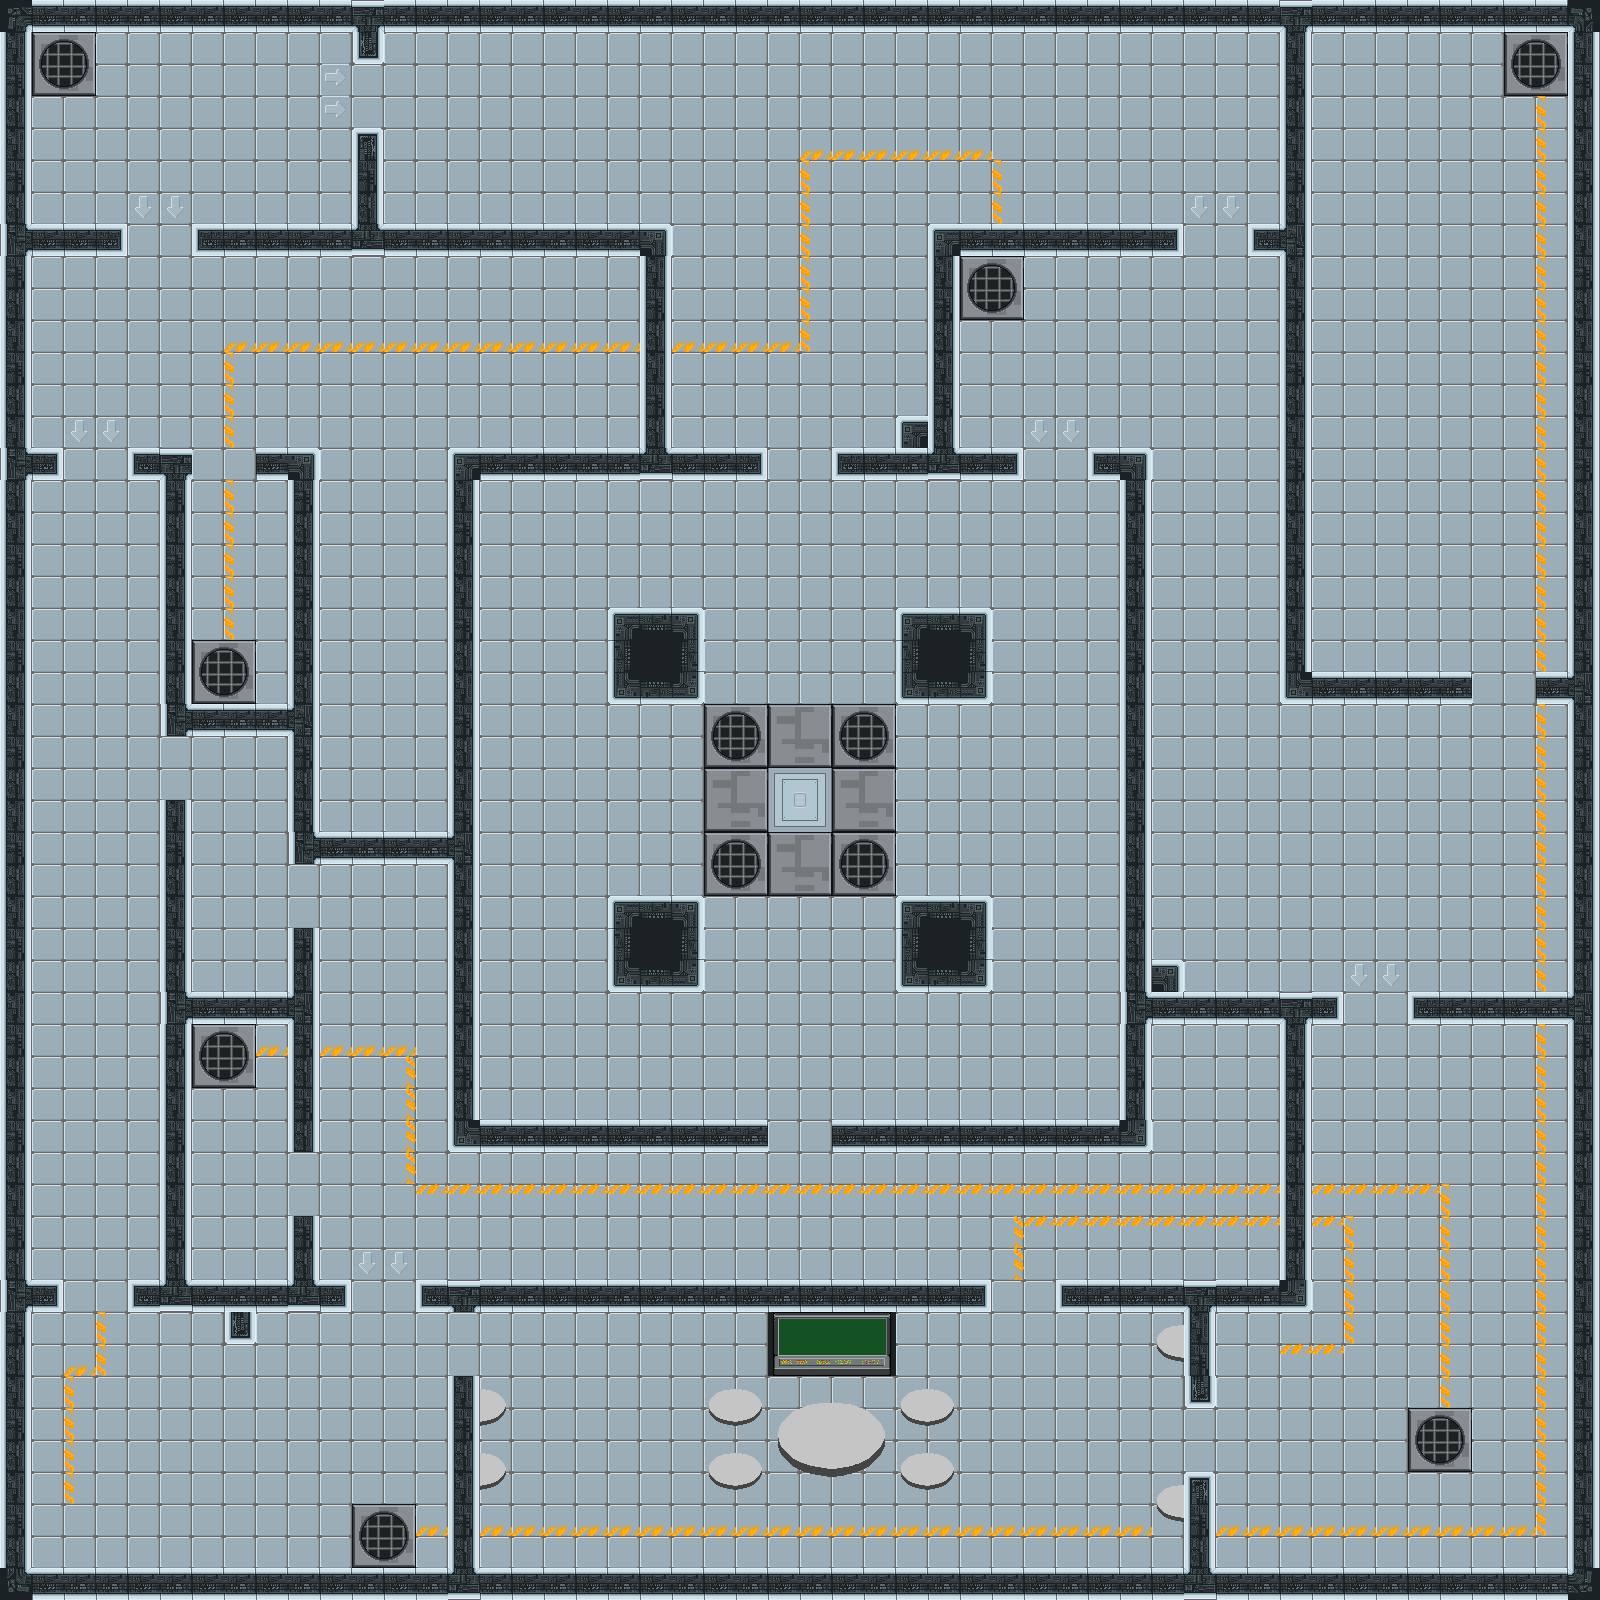

Rendered tile map (Tiled .tmx) drawn with the repository's tilesets; below, a short description and the map source with its tile grids summarised:
An orthogonal 50x50 tile map with 32x32 px tiles, 6 tile layers (Baackground, Floor, MapBorder, Walls, ...), 1 hidden layer not drawn and 65 objects.

<map version="1.5" tiledversion="1.7.2" orientation="orthogonal" renderorder="right-down" width="50" height="50" tilewidth="32" tileheight="32" infinite="0" nextlayerid="41" nextobjectid="97">
 <tileset firstgid="1" name="Tileset" tilewidth="32" tileheight="32" tilecount="900" columns="30">
  <image source="data/map/tileset.png" width="960" height="960" />
 </tileset>
 <layer id="1" name="Baackground" width="50" height="50">
  <data>[2500 cells, 2500 non-empty, 1 distinct tile ids]</data>
 </layer>
 <layer id="3" name="Floor" width="50" height="50">
  <data>[2500 cells, 2304 non-empty, 2 distinct tile ids]</data>
 </layer>
 <layer id="2" name="MapBorder" width="50" height="50">
  <data>[2500 cells, 196 non-empty, 13 distinct tile ids]</data>
 </layer>
 <layer id="4" name="Walls" width="50" height="50">
  <data>[2500 cells, 311 non-empty, 22 distinct tile ids]</data>
 </layer>
 <layer id="12" name="Decorations" width="50" height="50">
  <data>[2500 cells, 287 non-empty, 47 distinct tile ids]</data>
 </layer>
 <layer id="11" name="Vents" width="50" height="50">
  <data>[2500 cells, 24 non-empty, 4 distinct tile ids]</data>
 </layer>
 <layer id="13" name="Windows" width="50" height="50" visible="0">
  <data>[2500 cells, 6 non-empty, 2 distinct tile ids]</data>
 </layer>
 <objectgroup id="29" name="OpenDoorsH" visible="0">
  <object id="63" x="1184" y="224">
   <point />
  </object>
  <object id="64" x="128" y="224">
   <point />
  </object>
  <object id="65" x="64" y="448">
   <point />
  </object>
  <object id="66" x="1344" y="992">
   <point />
  </object>
  <object id="67" x="352" y="1280">
   <point />
  </object>
 </objectgroup>
 <objectgroup id="33" name="OpenDoorsV" visible="0">
  <object id="68" x="352" y="64">
   <point />
  </object>
 </objectgroup>
 <objectgroup id="30" name="HackDoorsH" visible="0">
  <object id="73" x="64" y="1280">
   <point />
  </object>
  <object id="91" x="992" y="1280">
   <point />
  </object>
 </objectgroup>
 <objectgroup id="31" name="LockedDoorsH" visible="0">
  <object id="70" x="1024" y="448">
   <point />
  </object>
 </objectgroup>
 <objectgroup id="37" name="Terminals" visible="0">
  <object id="84" x="32" y="1504">
   <point />
  </object>
  <object id="85" x="1216" y="1312">
   <point />
  </object>
 </objectgroup>
 <objectgroup id="35" name="BreakableWallsV" visible="0">
  <object id="76" x="160" y="736">
   <point />
  </object>
  <object id="77" x="288" y="864">
   <point />
  </object>
  <object id="78" x="288" y="1152">
   <point />
  </object>
  <object id="79" x="448" y="1312">
   <point />
  </object>
 </objectgroup>
 <objectgroup id="34" name="BreakableWallsH" visible="0">
  <object id="75" x="1472" y="672">
   <point />
  </object>
 </objectgroup>
 <objectgroup id="36" name="Tripwires" visible="0">
  <object id="80" x="32" y="992">
   <point />
  </object>
  <object id="81" x="32" y="704">
   <point />
  </object>
 </objectgroup>
 <objectgroup id="38" name="Alarms" visible="0">
  <object id="87" x="896" y="416">
   <point />
  </object>
  <object id="88" x="224" y="1312">
   <point />
  </object>
  <object id="89" x="1152" y="960">
   <point />
  </object>
 </objectgroup>
 <objectgroup id="40" name="EndLevelItem" visible="0">
  <object id="90" x="787.5" y="785">
   <point />
  </object>
 </objectgroup>
 <objectgroup id="20" name="EndPoint">
  <object id="37" x="32" y="32">
   <point />
  </object>
 </objectgroup>
 <objectgroup id="19" name="KeyPickups">
  <object id="1" x="815.333" y="1426.67">
   <point />
  </object>
 </objectgroup>
 <objectgroup id="18" name="WeaponPickups" visible="0">
  <object id="26" x="1408" y="320">
   <point />
  </object>
  <object id="27" x="1344" y="384">
   <point />
  </object>
  <object id="28" x="1408" y="384">
   <point />
  </object>
  <object id="29" x="1472" y="384">
   <point />
  </object>
 </objectgroup>
 <objectgroup id="17" name="HealthPickups" visible="0">
  <object id="22" x="1344" y="192">
   <point />
  </object>
  <object id="23" x="1408" y="192">
   <point />
  </object>
  <object id="24" x="1472" y="192">
   <point />
  </object>
  <object id="25" x="1408" y="256">
   <point />
  </object>
  <object id="30" x="224" y="1536">
   <point />
  </object>
  <object id="35" x="224" y="1184">
   <point />
  </object>
 </objectgroup>
 <objectgroup id="28" name="VentPair3" visible="0">
  <object id="61" x="384" y="1536">
   <point />
  </object>
  <object id="62" x="1536" y="64">
   <point />
  </object>
 </objectgroup>
 <objectgroup id="27" name="VentPair2" visible="0">
  <object id="59" x="224" y="1056">
   <point />
  </object>
  <object id="60" x="1440" y="1440">
   <point />
  </object>
 </objectgroup>
 <objectgroup id="26" name="VentPair1" visible="0">
  <object id="57" x="224" y="672">
   <point />
  </object>
  <object id="58" x="992" y="288">
   <point />
  </object>
 </objectgroup>
 <objectgroup id="24" name="GuardPath5" visible="0">
  <object id="52" x="1440" y="1376">
   <point />
  </object>
  <object id="53" x="1376" y="1088">
   <point />
  </object>
  <object id="54" x="1376" y="832">
   <point />
  </object>
  <object id="55" x="1216" y="832">
   <point />
  </object>
  <object id="56" x="1216" y="352">
   <point />
  </object>
 </objectgroup>
 <objectgroup id="23" name="GuardPath4" visible="0">
  <object id="93" x="1216" y="1088">
   <point />
  </object>
  <object id="94" x="1216" y="1216">
   <point />
  </object>
  <object id="95" x="384" y="1216">
   <point />
  </object>
  <object id="96" x="384" y="928">
   <point />
  </object>
 </objectgroup>
 <objectgroup id="22" name="GuardPath3" visible="0">
  <object id="45" x="1056" y="1056">
   <point />
  </object>
  <object id="46" x="544" y="1056">
   <point />
  </object>
  <object id="47" x="544" y="544">
   <point />
  </object>
  <object id="48" x="1056" y="544">
   <point />
  </object>
 </objectgroup>
 <objectgroup id="21" name="GuardPath2" visible="0">
  <object id="41" x="544" y="544">
   <point />
  </object>
  <object id="42" x="1056" y="544">
   <point />
  </object>
  <object id="43" x="1056" y="1056">
   <point />
  </object>
  <object id="44" x="544" y="1056">
   <point />
  </object>
 </objectgroup>
 <objectgroup id="25" name="GuardPath1" visible="0">
  <object id="38" x="384" y="672">
   <point />
  </object>
  <object id="39" x="384" y="352">
   <point />
  </object>
  <object id="40" x="544" y="352">
   <point />
  </object>
  <object id="92" x="64" y="352">
   <point />
  </object>
 </objectgroup>
 <objectgroup id="15" name="PlayersSpawnPositions" visible="0">
  <object id="2" x="96" y="160">
   <point />
  </object>
  <object id="3" x="160" y="160">
   <point />
  </object>
  <object id="4" x="192" y="96">
   <point />
  </object>
  <object id="5" x="256" y="96">
   <point />
  </object>
 </objectgroup>
</map>